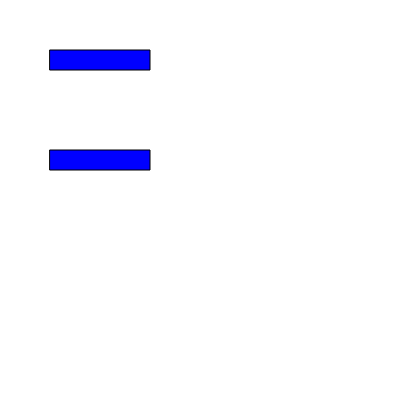
Frame 1 (no input)
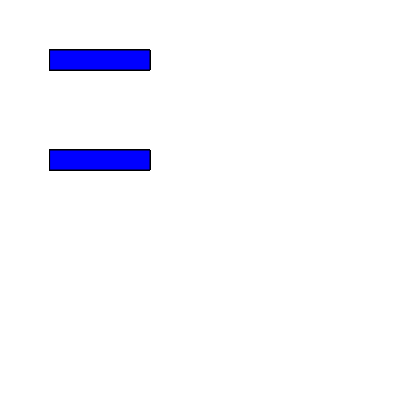
Frame 60 (no input)
Frame 120 (the mouse pressed at the canvas centre since frame 60): identical to frame 60, image omitted

The p5.js sketch that drew these frames (run headless with seeded random() and noise() and a simulated clock; from frame 60 on, the mouse is pressed at the canvas centre):

// p5.js sketch
// ── sketch.js
var b1;
var b2;

function setup() {
    createCanvas(400, 400);

    b1 = new Button("Button 1", 50, 50, 100, 20);
    b2 = new Button("Button 2", 50, 150, 100, 20);

}

function draw() {
  b1.display();
  b2.display();
}

function doubleClicked()
{
    if(b1.isMouseInButton())
        {
            background(220);
            b1.drawText();
        }
    
    if(b2.isMouseInButton())
        {
            background(220);
            b2.drawText();
        }
}



// ── button.js
class Button
{
    // Constructors can also take parameters just like other
    // functions!
    constructor(label, x, y, w, h)
    {
        this.label = label;
        this.x = x;
        this.y = y;
        this.w = w;
        this.h = h;
    }

    display()
    {
        push();
        fill(0, 0, 255);
        rect(this.x, this.y, this.w, this.h);
        pop();
    }
    
    // Class functions can also return values!
    isMouseInButton()
    {
        if(mouseX > this.x && mouseX < this.x+this.w
          && mouseY > this.y && mouseY < this.y+this.h)
        {
            return true;
        }
        else
        {
            return false;
        }
    }
    
    // Do something extra
    drawText()
    {
        text(this.label+" double clicked!", 50, 200);
    }
}
